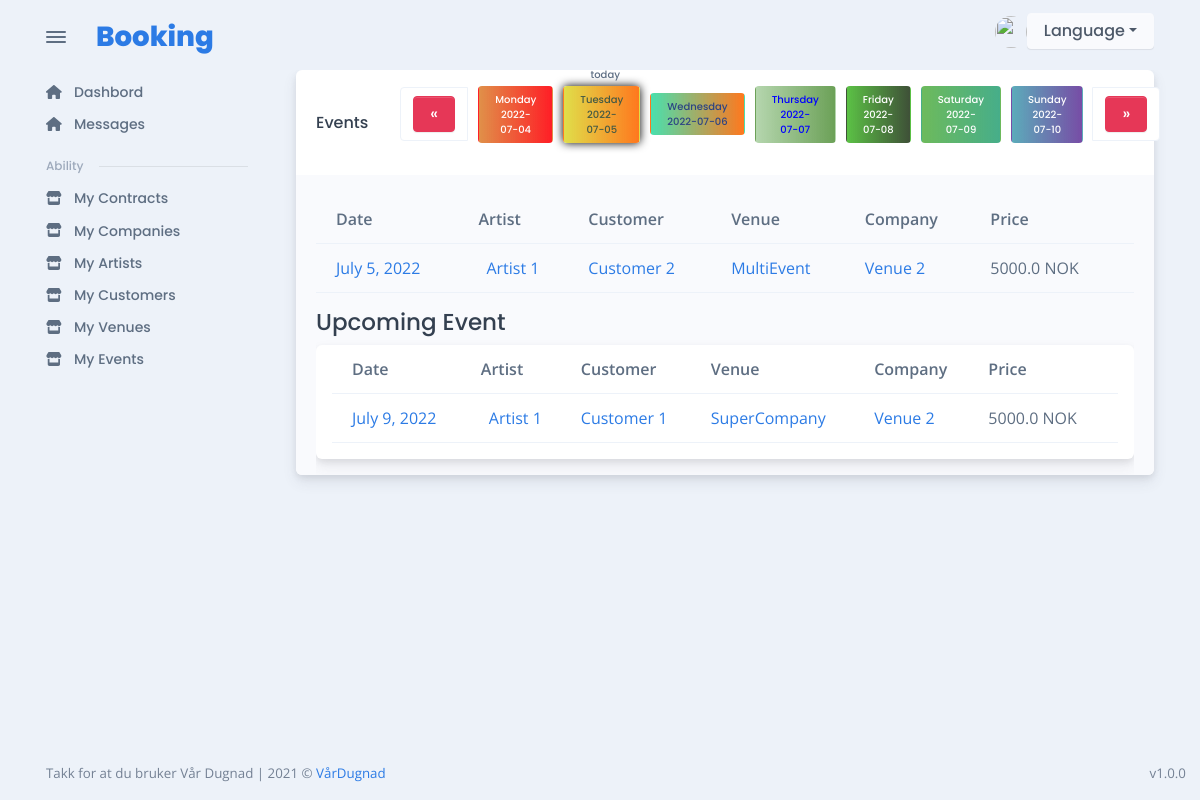
/en/event/list/0/ (signed in), run on an earlier commit of the app's database.
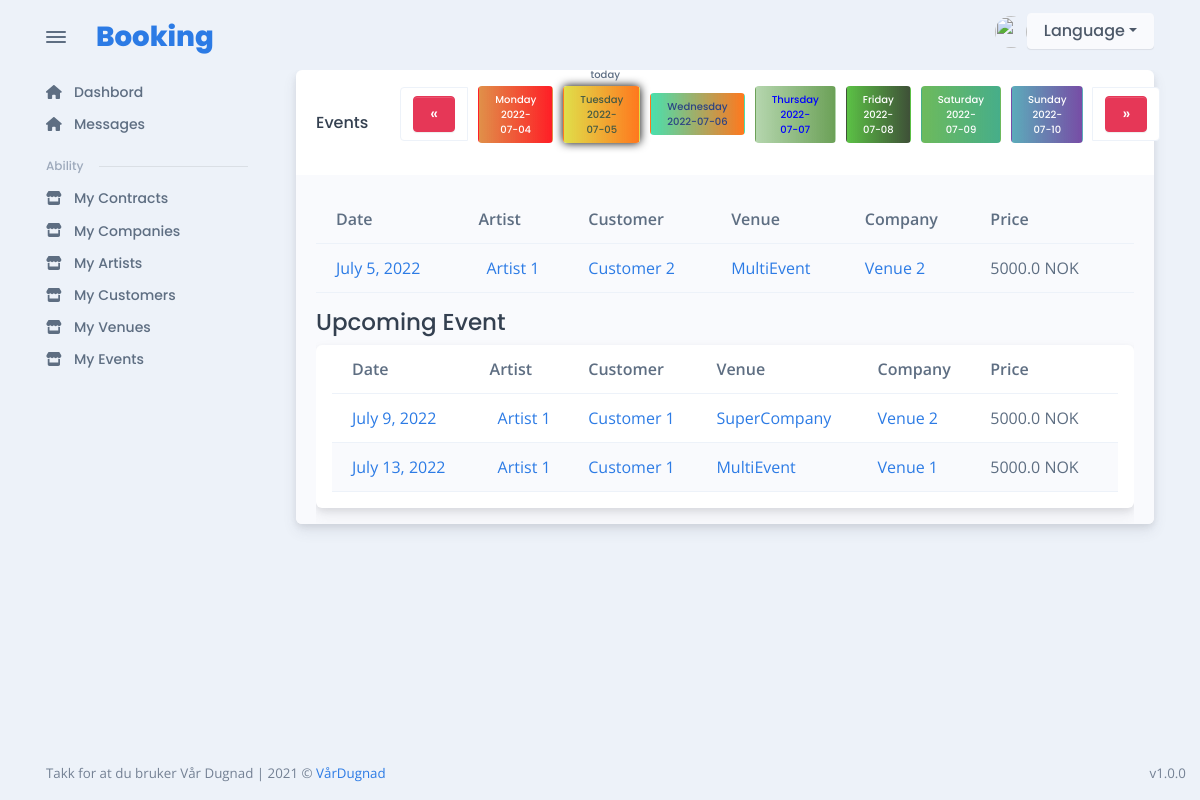
And on a later commit of the database.
### contract/models.py (models this page shows, shortened)
class ContractEventTeam(models.Model):
    contract = models.ForeignKey(
        Contract, verbose_name=("Event"), on_delete=models.CASCADE
    )
    user = models.ForeignKey(
        User, verbose_name=("Event User"), on_delete=models.CASCADE
    )
    role = models.CharField("role", max_length=255)
    class Meta:
        unique_together = (
            "contract",
            "user",
        )

class Contract(models.Model):
    artist = models.ForeignKey(
        Artist, verbose_name=("Contract artist"), on_delete=models.CASCADE, null=True
    )
    customer = models.ForeignKey(
        Customer, verbose_name=("Customer"), on_delete=models.CASCADE, null=True
    )
    company = models.ForeignKey(
        Company, verbose_name=("Company"), on_delete=models.CASCADE, null=True
    )
    venue = models.ForeignKey(
        Venue, verbose_name=("Venue"), on_delete=models.CASCADE, null=True
    )
    price = models.FloatField(("Price"), max_length=255)
    payment_methods = models.TextField(("Payment Methods"), null=True)
    date = models.DateField("Date", null=True)
    comment = models.TextField(("Comment"), blank=True, null=True)
    visible = models.BooleanField(("Visible"), default=True, null=True)
    signed = models.BooleanField(("Signed"), default=False, null=True)
    ADITIONAL_STAFF_CHOICES = (
        ("Reise", "Reise"),
        ("Hotell", "Hotell"),
        ("Tono", "Tono"),
        ("Interntransport", "Interntransport"),
        ("Middag", "Middag"),
        ("Lunsj", "Lunsj"),
        ("Teknikk", "Teknikk"),
    )
    aditional_staff = MultiSelectField(choices=ADITIONAL_STAFF_CHOICES, null=True)
    contract = RichTextField("Artist Contract", null=True, blank=True)
    contract_pdf_url = models.CharField(
        ("Contract PDF"), max_length=150, null=True, blank=True
    )
    class Meta:
        unique_together = ("artist", "customer", "date")

### artist/models.py (models this page shows, shortened)
class Artist(models.Model):
    name = models.CharField("name", max_length=255, unique=True)
    technical_raider = RichTextField("technical raider")
    hospitality_raider = RichTextField("technical raider")
    active = models.BooleanField(default=True)
    date_created = models.DateField(
        "Date created",
    )

### customer/models.py (models this page shows, shortened)
class Customer(models.Model):
    organization_number = models.CharField(
        "Organization number", max_length=255, unique=True
    )
    name = models.CharField("Name", max_length=255, unique=True)
    address = models.CharField("Address", max_length=255)
    zip_code = models.CharField("Zip Code", max_length=255)
    city = models.CharField("City", max_length=255)
    active = models.BooleanField(default=True)

### company/models.py (models this page shows, shortened)
class Company(models.Model):
    organization_number = models.CharField(("Organozation Number"), max_length=150)
    name = models.CharField(("Name"), max_length=150)
    address = models.CharField(("Address"), max_length=150)
    zip_code = models.CharField(("Zip Code"), max_length=50)
    city = models.CharField(("City"), max_length=50)
    terms = RichTextField("Terms", null=True)
    icon = models.FileField(("icon"), upload_to="category_image", null=True)
    active = models.BooleanField(("Active"), default=True)

### venue/models.py (models this page shows, shortened)
class Venue(models.Model):
    name = models.CharField("Name", max_length=255)
    address = models.CharField("Address", max_length=255)
    zip_code = models.CharField("Zip Code", max_length=255)
    city = models.CharField("City", max_length=255)
    phone = models.CharField("Phone", max_length=255)
    email = models.EmailField(
        "Email", max_length=255, error_messages={"key": "Invalid email"}
    )
    capacity = models.CharField("Capacity", max_length=255)
    opening = models.TimeField(("Opening Time"), auto_now=False, auto_now_add=False)
    closing = models.TimeField(("Closing Time"), auto_now=False, auto_now_add=False)
    age_limit = models.IntegerField(("Age Limit"))
    comment = models.TextField(("Comment"), blank=True)
    equipment = models.TextField(("Equipment"), blank=True)
    POWER_CHOICES = (
        ("32 Amp Blå", "32 Amp Blå"),
        ("32 Amp rød", "32 Amp rød"),
        ("63 Amp Blå", "63 Amp Blå"),
        ("63 Amp rød", "63 Amp rød"),
    )
    power = MultiSelectField(choices=POWER_CHOICES)
    active = models.BooleanField(default=True)

### event/views.py (the view)
# urls.py: path("list/<date>/", get_my_events, name="get_all_events"),
@login_required(login_url="login")
def get_my_events(request, date):
    if date == "0":
        event_date = str(datetime.today().date())
    else:
        event_date = date
    context = {
        "event_team": handle_event.get_event_contracts_for_user(
            request.user, event_date
        ),
        "has_perm": request.user.is_staff,
        "today_date": event_date,
        "today_today": str(datetime.today().date()),
        "week_days_list": user_artists.get_week_days_list(
            datetime.strptime(event_date, "%Y-%m-%d").date(),
            artist_constants.week_names_count[
                datetime.strptime(event_date, "%Y-%m-%d").date().strftime("%A")
            ],
        ),
        "upcoming_contracts": handle_event.get_upcoming_events(
            request.user, event_date
        ),
    }
    return render(request, "event/my_events_list.html", context)

### artist/services/user_artists.py (called while the page is built)
def get_week_days_list(today, n):
    arr = []
    for i in range(n - 1, -1, -1):
        arr.append(str(today + timedelta(days=-abs(i))))
    for i in range(1, 7 - n + 1, 1):
        arr.append(str(today + timedelta(days=i)))
    return arr

### artist/templatetags/artist_tags.py (called while the page is built)
@register.filter
def has_access_to_artist(user):
    return ArtistAccess.objects.filter(access=user)

@register.filter
def has_access_full_to_company(user):
    return CompanyAccess.objects.filter(access=user, admin=True)

@register.filter
def get_date_with_time_delta(date_today, timedelta_count):
    date_today_datetime = datetime.strptime(date_today, "%Y-%m-%d").date()
    return str(date_today_datetime + timedelta(days=timedelta_count))

@register.filter
def get_day_name(date_today):
    date_today_datetime = datetime.strptime(date_today, "%Y-%m-%d").date()
    return date_today_datetime.strftime("%A")

@register.filter
def get_name_hidden_block_contract(contract_id):
    return f"contract_id_hidden_block_{contract_id}"

### customer/templatetags/customer_tags.py (called while the page is built)
@register.filter
def has_access_to_customer(user):
    return CustomerAccess.objects.filter(access=user)

### event/services/handle_event.py (called while the page is built)
def get_event_contracts_for_user(user, date):
    return ContractEventTeam.objects.filter(user=user, contract__date=date)

### templates/event/my_events_list.html (shortened to what the changed rows need)
{% extends 'base/auth_base.html' %}
{% load static %}
{% load widget_tweaks %}
{% load artist_tags %}
{% block link %}
    <link rel="stylesheet" href="{% static  'css/artist_events.css' %}">
{% endblock link %}
{% block content %}
<div class="card">
  <div class="card-header">
    <div class="row flex-between-center">
      <div class="col-4 col-sm-auto d-flex align-items-center pe-0" style="display: flex; justify-content:space-between; width: 100%">
        <ul class="align-items-center" type="none" style="display: flex; gap:10px; justify-content:space-between;">
          <li class="page-item "><a class="page-link " href="{% url 'get_all_events'  today_date|get_date_with_time_delta:-7%}" aria-label="Previous"></a></li>
          {% for elem in week_days_list %}
              {% if elem == today_today %}
                  {% if elem == today_date %}
                      <li style="font-size: 10px;  box-shadow: 0 0 10px black;" class="btn today_date" id="{{elem|get_day_name}}">
                          <a  href="{% url 'get_all_events'  elem %}">
                              <div class="day_name">
                                  {{elem|get_day_name}}
                              </div>
                              <div class="date_date">
                                  {{ elem }}
                              </div>
                          </a>
                      </li>
                  {% endif %}
              {% else %}
                  {% if elem == today_date %}
                      <li style="font-size: 10px; box-shadow: 0 0 10px black;" class="btn" id="{{elem|get_day_name}}">
                          <a  href="{% url 'get_all_events'  elem %}">
                              <div class="day_name">
                                  {{elem|get_day_name}}
                              </div>
                              <div class="date_date">
                                  {{ elem }}
                              </div>
                          </a>
                      </li>
                  {% else %}
                      <li style="font-size: 10px;" class="btn " id="{{elem|get_day_name}}">
                          <a  href="{% url 'get_all_events' elem %}">
                              <div class="day_name">
                                  {{elem|get_day_name}}
                              </div>
                              <div class="date_date">
                                  {{ elem }}
                              </div>
                          </a>
                      </li>
                  {% endif %}
              {% endif %}
          {% endfor %}
          <li class="page-item "><a class="page-link " href="{% url 'get_all_events' today_date|get_date_with_time_delta:7%}" aria-label="Previous"></a></li>
      </ul>
      </div>
    </div>
  </div>
  <div class="card-body bg-light pb-0">
    <div class="table-responsive scrollbar">
      {% if event_team|length or upcoming_contracts%}
      {% if  event_team|length %}
        <table class="table table-hover table-striped overflow-hidden contract_table_list">
          <thead>
            <tr>
            <th scope="col">Date</th>
            <th scope="col">Artist</th>
            <th scope="col">Customer</th>
            <th scope="col">Venue</th>
            <th scope="col">Company</th>
            <th score="col">Price</th>
            </tr>
        </thead>
          <tbody>
            {% for team in event_team %}
                <tr class="align-middle table_contract_main_row" id="{{team.contract.id|get_name_hidden_block_contract}}">
                  <td><a href="{% url 'get_event_details' team.contract.id -1 %}">{{team.contract.date}}</a></td>
                  <td class="text-nowrap">
                      <div class="d-flex align-items-center">
                      <div class="ms-2"><a href="{% url 'artist_details' team.contract.artist.id -1 %}">{{team.contract.artist.name}}</a></div>
                      </div>
                  </td>
                  <td><div class="block">
                      <a href="{% url 'customer_details' team.contract.customer.id %}">{{team.contract.customer.name}}</a>
                  </div></td>
                  <td><div class="block">
                      <a href="{% url 'get_company_details' team.contract.company.id %}">{{team.contract.company.name}}</a>
                  </div></td>
                  <td><div class="block">
                      <a href="{% url 'get_venue_details' team.contract.venue.id %}">{{team.contract.venue.name}}</a>
                  </div></td>
                  <td>{{team.contract.price}} <span>NOK</span></td>
              </tr>
            {% endfor %}
          </tbody>
        </table>
        {% endif %}
        {% if upcoming_contracts %}
            <div class="container">
                <div class="row" id="main">
                    <div class="card mb-3" style="max-width: 1800px;">
                        <div class="row g-0" id="row_row">
                            <table class="table table-hover table-striped overflow-hidden contract_table_list">
                            <thead>
                                <tr>
                                    <th scope="col">Date</th>
                                    <th scope="col">Artist</th>
                                    <th scope="col">Customer</th>
                                    <th scope="col">Venue</th>
                                    <th scope="col">Company</th>
                                    <th score="col">Price</th>
                                </tr>
                            </thead>
                            <tbody>
                                {% for team in upcoming_contracts %}
                                <tr class="align-middle table_contract_main_row" id="{{team.contract.id|get_name_hidden_block_contract}}">
                                    <td><a href="{% url 'get_event_details' team.contract.id -1 %}">{{team.contract.date}}</a></td>
                                    <td class="text-nowrap">
                                        <div class="d-flex align-items-center">
                                        <div class="ms-2"><a href="{% url 'artist_details' team.contract.artist.id -1 %}">{{team.contract.artist.name}}</a></div>
                                        </div>
                                    </td>
                                    <td><div class="block">
                                        <a href="{% url 'customer_details' team.contract.customer.id %}">{{team.contract.customer.name}}</a>
                                    </div></td>
                                    <td><div class="block">
                                        <a href="{% url 'get_company_details' team.contract.company.id %}">{{team.contract.company.name}}</a>
                                    </div></td>
                                    <td><div class="block">
                                        <a href="{% url 'get_venue_details' team.contract.venue.id %}">{{team.contract.venue.name}}</a>
                                    </div></td>
                                    <td>{{team.contract.price}} <span>NOK</span></td>
                                </tr>
                                {% endfor %}
                            </tbody>
                            </table>
                            </div>
                        </div>
                    </div>
                </div>
            </div>
        {% endif %}
      {% else %}
        <p>There are no any upcoming events</p>
      {% endif %}
    </div>
  </div>
  </div>
{% endblock %}

What changed in the data, as far as the page shows it:
added ContractEventTeam: contract "July 13, 2022", contract.artist.name "Artist 1", contract.customer.name "Customer 1", contract.company.name "MultiEvent", contract.venue.name "Venue 1", contract.price "5000.0", shown under "Upcoming Event"
